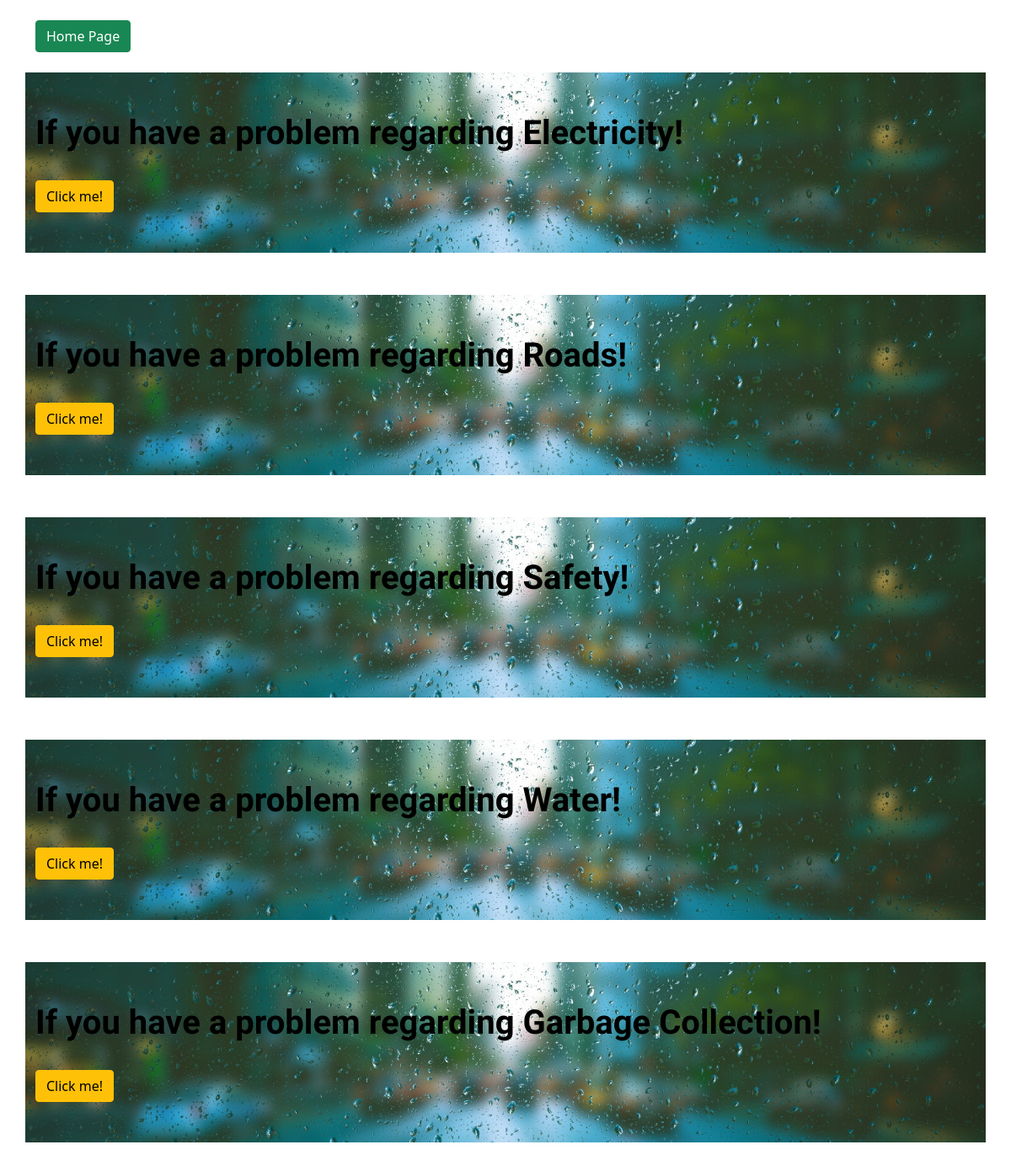
The app's page /problems/ with its own data.
### complaint/models.py (models this page shows, shortened)
class complaint_category(models.Model):
    id = models.AutoField(primary_key=True)
    category=models.CharField(max_length=100,default=None,blank=True,null=True)

### socialshout/views.py (the view)
# urls.py: path('problems/',views.problems,name="problms"),
def problems(request):
    categories = complaint_category.objects.all()
    params = {
        'categories': categories
    }
    return render(request, 'socialshout/problems.html', params)

### templates/socialshout/problems.html (shortened to what this page needs)
{% extends "socialshout/basic.html" %}
{% block body %}
<body class="problem-body">
    <div class="container mt-4">
      <a class="btn btn-success btn-md" href="/" role="button">Home Page</a>
    </div>
    <br>
    {% for cat in categories %}
    <div class="container problem-container pt-5 pb-5">
    <div class="jumbotron">
        <h2 class="display-4 problem-text" >If you have a problem regarding {{cat.category}}!</h2>
        <br>
          <a class="btn btn-warning btn-md" href="/problems/subproblems/{{cat.id}}" role="button">Click me!</a>
      </div>
    </div>
    {% endfor %}
    <br>
    </body>
{% endblock body %}

### templates/socialshout/basic.html (shortened to what this page needs)
{% load static %}
<!DOCTYPE html>
<html lang="en">
<head>
  <link rel="stylesheet" href="https://cdn.jsdelivr.net/npm/bootstrap-icons@1.5.0/font/bootstrap-icons.css">
  <link href="{% static 'vendor/bootstrap/css/bootstrap.min.css' %}" rel="stylesheet">
  <link href="{% static 'css/style.css' %}" rel="stylesheet">
</head>
<body>
    {% block body %}{% endblock body %}
</body>
</html>

### static/css/style.css (style rules this page uses)
body { background-color: black; }
a { color: #5fcf80; text-decoration: none; }
.problem-body { background-color: white; }
.problem-container { width: 100%; height: 100%; background: url("../img/img4.jpg") center; background-size: cover; position: relative; background-repeat: no-repeat; margin-bottom: 50px; }
.problem-text { font-family: 'Sofia', cursive; font-size: 40px; color: black; font-weight: 800; }

### records on screen
complaint_category: category "Electricity"
complaint_category: category "Roads"
complaint_category: category "Safety"
complaint_category: category "Water"
complaint_category: category "Garbage Collection"
